Frame 1 (no input): blank canvas, image omitted
Frame 60 (the mouse pressed at the canvas centre just before this capture): blank canvas, image omitted
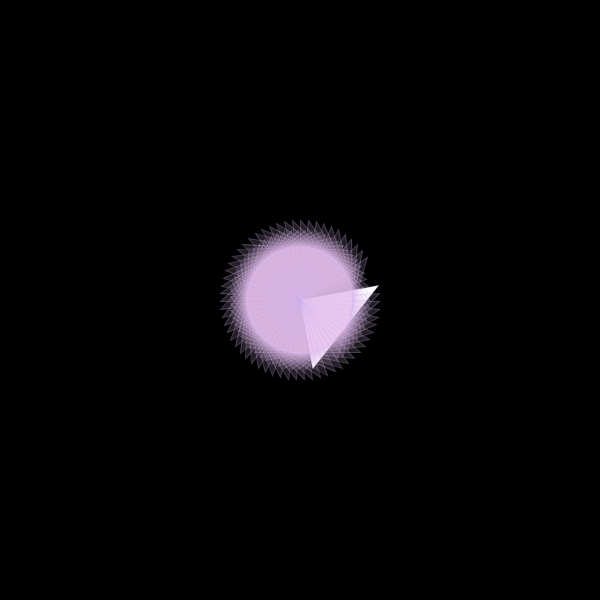
Frame 120 (the mouse held since frame 60 and released just before this capture)

The Processing sketch whose frames 1 and 60 were blank and that drew this single picture after the mouse press (run headless with seeded random() and noise(); from frame 60 on, the mouse is pressed at the canvas centre):

// Processing sketch: processing_154187
// ── processing_154187.pde

void setup()
{
  size( 600,600 );
  background( 0);
 
  stroke(198,173,237,70 );
}
  
void draw()
{
  if (mousePressed) {
    translate(mouseX,mouseY);
    rotate(frameCount/10.0);
    triangle(0,0, 80,0,0, 70);
    fill(228,192,239,40 );
  }
}
 
void keyReleased()
{
  if (key=='c' || key=='C') {
    background(0);
  }
}
